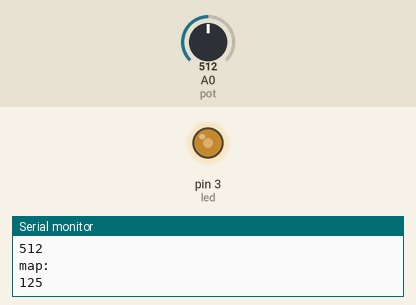
This sketch was run on a simulated Arduino Uno, built with avr-gcc and run on an emulated ATmega328P. Shown: output pins drawn as LEDs (lit = HIGH), the last lines printed to the serial monitor. The inputs (shaded band) are chosen by the test bench; at power-on: A0 (pot) = 512.

Above: at 1.2 s.
1.3 s: A0 (pot) set to 716
At 1.8 s:
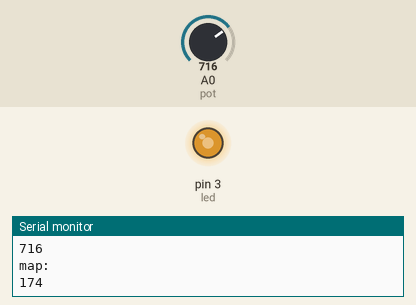
2.8 s: A0 (pot) set to 900
At 3.3 s:
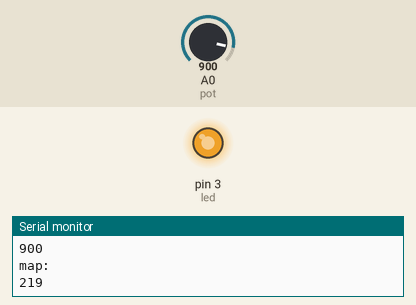
4.3 s: A0 (pot) set to 122
At 4.8 s:
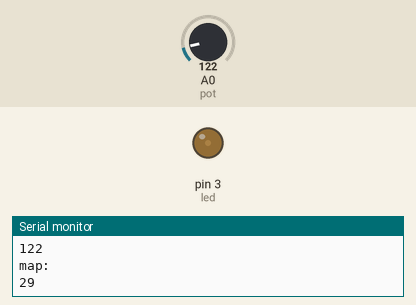
5.8 s: A0 (pot) set to 0
At 6.3 s:
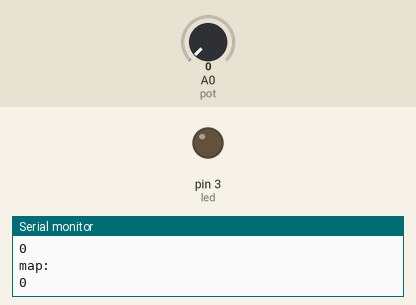
Timing chart, 0 to 8.3 s (numbered marks = the images above; inputs shaded):
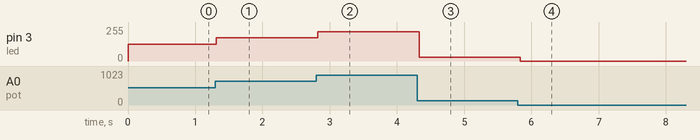

Measured:
- after the input at 1.3 s, pin 3 (led): 125/255 → 174/255 at once
- after the input at 2.8 s, pin 3 (led): 174/255 → 219/255 at once
- after the input at 4.3 s, pin 3 (led): 219/255 → 29/255 at once
- after the input at 5.8 s, pin 3 (led): 29/255 → 0/255 at once

The sketch:

codigo.ino
```cpp
const int led = 3;
const int pot = 0;
void setup()
{
  pinMode(led, OUTPUT);
  Serial.begin(9600);
}

int var;
int var2;
void loop()
{
  var = analogRead(pot);
  var2 = map(var, 0, 1023, 0, 250);
  Serial.println("pot: ");
  Serial.println(var);
  Serial.println("map: ");
  Serial.println(var2);
  analogWrite(led, var2);
  delay(100);
}
```
